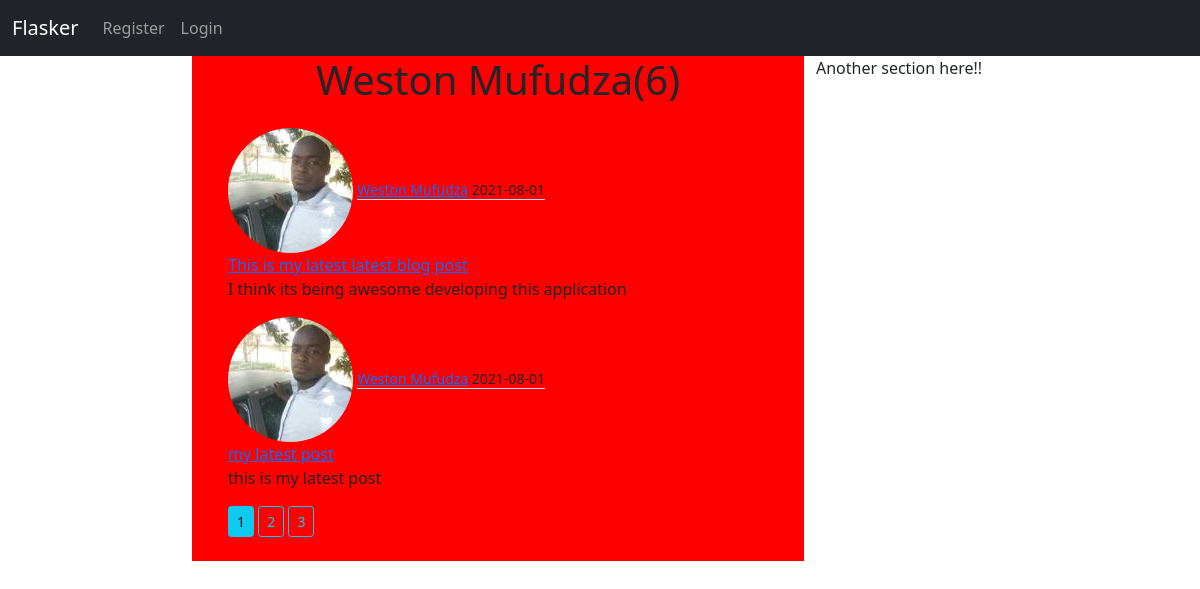
/user/Weston Mufudza/, run on the app's committed database.
### flaskblog/models.py (models this page shows, shortened)
class User(db.Model, UserMixin):
    id= db.Column(db.Integer, primary_key= True)
    username= db.Column(db.String(20), unique= True, nullable= False)
    email= db.Column(db.String(120), unique= True, nullable= False)
    image_file= db.Column(db.String(20), default= 'default.jpg')
    password= db.Column(db.String(20), nullable= False)
    posts= db.relationship('Post', backref= 'author', lazy= True)

class Post(db.Model):
    id= db.Column(db.Integer, primary_key= True)
    title= db.Column(db.String(120), nullable= False)
    date_posted= db.Column(db.DateTime, nullable= False, default= datetime.utcnow)
    content= db.Column(db.Text, nullable= False)
    user_id= db.Column(db.Integer, db.ForeignKey('user.id'), nullable= False)

### flaskblog/users/routes.py (the view)
@users.route('/user/<string:username>/')
def user_posts(username):
    page= request.args.get('page', 1, type= int)
    user= User.query.filter_by(username= username).first_or_404()
    posts= Post.query.filter_by(author= user).order_by(Post.date_posted.desc()).paginate(page= page, per_page= 2)
    return render_template('user_posts.html', posts= posts, user= user)

### templates/user_posts.html
{% extends 'base.html' %}
{% block content %}
  <div class="container">
    <h1 class="mb-4 text-center">{{ user.username }}({{ posts.total }})</h1>
    {% for post in posts.items %}
      <img class="rounded-circle" src="{{ url_for('static', filename= 'profile_pics/'+ post.author.image_file)}}">
      <small class="border-bottom"><a href="{{ url_for('users.user_posts', username= post.author.username)}}">{{ post.author.username }}</a> {{ post.date_posted.strftime('%Y-%m-%d') }}</small><br>
      <a class="text-center" href="{{url_for('posts.post', post_id= post.id)}}">{{ post.title }}</a>
      <p>{{ post.content }}</p>
    {% endfor %}
    {% for page_num in posts.iter_pages(left_edge= 1, right_edge= 1, left_current= 1, right_current= 2) %}
      {% if page_num %}
        {% if posts.page== page_num %}
          <a class="btn btn-info btn-sm mb-4" href="{{ url_for('users.user_posts', username= user.username, page= page_num)}}">{{ page_num }}</a>
        {% else %}
          <a class="btn btn-outline-info btn-sm mb-4" href="{{ url_for('users.user_posts', username= user.username, page= page_num)}}">{{ page_num }}</a>
        {% endif %}
      {% else %}
        ...
      {% endif %}
    {% endfor %}
  </div>
{% endblock content %}

### data on the page
User: username "Weston Mufudza"
Post: image_file (picture), author.username "Weston Mufudza", date_posted "2021-08-01", title "This is my latest latest blog post", content "I think its being awesome developing this application"
Post: image_file (picture), author.username "Weston Mufudza", date_posted "2021-08-01", title "my latest post", content "this is my latest post"

### other printed values
{{ posts.total }} "6"
{{ page_num }} "1"
{{ page_num }} "2" "3"
